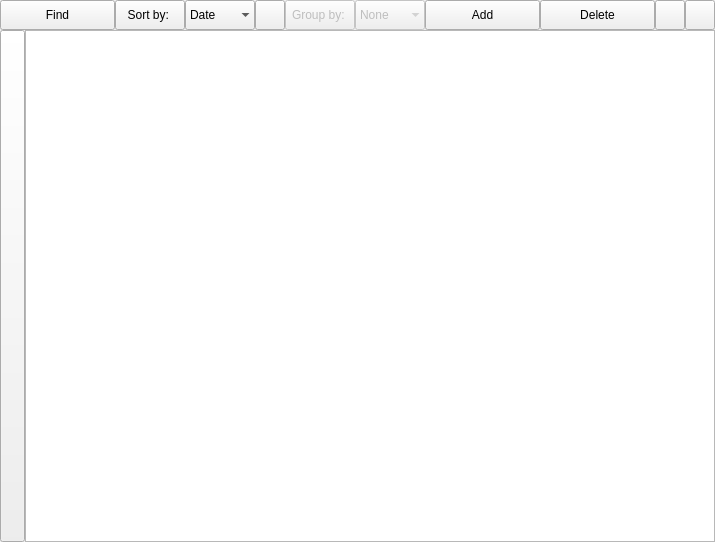
<?xml version="1.0" encoding="UTF-8"?>
<ui version="4.0">
 <class>LibraryLayout</class>
 <widget class="QWidget" name="LibraryLayout">
  <property name="geometry">
   <rect>
    <x>0</x>
    <y>0</y>
    <width>715</width>
    <height>542</height>
   </rect>
  </property>
  <property name="windowTitle">
   <string>Form</string>
  </property>
  <layout class="QVBoxLayout" name="VLayout" stretch="0,0">
   <property name="spacing">
    <number>0</number>
   </property>
   <property name="leftMargin">
    <number>0</number>
   </property>
   <property name="topMargin">
    <number>0</number>
   </property>
   <property name="rightMargin">
    <number>0</number>
   </property>
   <property name="bottomMargin">
    <number>0</number>
   </property>
   <item>
    <layout class="QHBoxLayout" name="LibraryButtons" stretch="2,1,1,0,1,1,2,2,0,0">
     <property name="spacing">
      <number>0</number>
     </property>
     <property name="sizeConstraint">
      <enum>QLayout::SetMinimumSize</enum>
     </property>
     <property name="topMargin">
      <number>0</number>
     </property>
     <item>
      <widget class="QPushButton" name="_Find">
       <property name="sizePolicy">
        <sizepolicy hsizetype="Preferred" vsizetype="Fixed">
         <horstretch>0</horstretch>
         <verstretch>0</verstretch>
        </sizepolicy>
       </property>
       <property name="minimumSize">
        <size>
         <width>70</width>
         <height>30</height>
        </size>
       </property>
       <property name="maximumSize">
        <size>
         <width>16777215</width>
         <height>30</height>
        </size>
       </property>
       <property name="text">
        <string>Find</string>
       </property>
       <property name="checkable">
        <bool>true</bool>
       </property>
      </widget>
     </item>
     <item>
      <widget class="QPushButton" name="_Sort">
       <property name="minimumSize">
        <size>
         <width>70</width>
         <height>30</height>
        </size>
       </property>
       <property name="maximumSize">
        <size>
         <width>16777215</width>
         <height>30</height>
        </size>
       </property>
       <property name="styleSheet">
        <string notr="true"/>
       </property>
       <property name="text">
        <string>Sort by: </string>
       </property>
      </widget>
     </item>
     <item>
      <widget class="QComboBox" name="_SortBox">
       <property name="minimumSize">
        <size>
         <width>70</width>
         <height>30</height>
        </size>
       </property>
       <property name="styleSheet">
        <string notr="true"/>
       </property>
       <property name="insertPolicy">
        <enum>QComboBox::InsertAtTop</enum>
       </property>
       <property name="sizeAdjustPolicy">
        <enum>QComboBox::AdjustToContents</enum>
       </property>
       <property name="iconSize">
        <size>
         <width>0</width>
         <height>0</height>
        </size>
       </property>
       <property name="frame">
        <bool>false</bool>
       </property>
       <item>
        <property name="text">
         <string>Date</string>
        </property>
       </item>
       <item>
        <property name="text">
         <string>Author</string>
        </property>
       </item>
       <item>
        <property name="text">
         <string>Title</string>
        </property>
       </item>
       <item>
        <property name="text">
         <string>Progress</string>
        </property>
       </item>
      </widget>
     </item>
     <item>
      <widget class="QPushButton" name="_SortDirection">
       <property name="minimumSize">
        <size>
         <width>30</width>
         <height>30</height>
        </size>
       </property>
       <property name="maximumSize">
        <size>
         <width>30</width>
         <height>30</height>
        </size>
       </property>
       <property name="text">
        <string/>
       </property>
       <property name="checkable">
        <bool>true</bool>
       </property>
      </widget>
     </item>
     <item>
      <widget class="QPushButton" name="_Group">
       <property name="enabled">
        <bool>false</bool>
       </property>
       <property name="minimumSize">
        <size>
         <width>70</width>
         <height>30</height>
        </size>
       </property>
       <property name="maximumSize">
        <size>
         <width>16777215</width>
         <height>30</height>
        </size>
       </property>
       <property name="text">
        <string>Group by: </string>
       </property>
      </widget>
     </item>
     <item>
      <widget class="QComboBox" name="_GroupBox">
       <property name="enabled">
        <bool>false</bool>
       </property>
       <property name="minimumSize">
        <size>
         <width>70</width>
         <height>30</height>
        </size>
       </property>
       <property name="styleSheet">
        <string notr="true"/>
       </property>
       <property name="insertPolicy">
        <enum>QComboBox::InsertAtTop</enum>
       </property>
       <property name="sizeAdjustPolicy">
        <enum>QComboBox::AdjustToContents</enum>
       </property>
       <property name="frame">
        <bool>false</bool>
       </property>
       <item>
        <property name="text">
         <string>None</string>
        </property>
       </item>
       <item>
        <property name="text">
         <string>Author</string>
        </property>
       </item>
       <item>
        <property name="text">
         <string>Title</string>
        </property>
       </item>
       <item>
        <property name="text">
         <string>Genre</string>
        </property>
       </item>
       <item>
        <property name="text">
         <string>Book series</string>
        </property>
       </item>
      </widget>
     </item>
     <item>
      <widget class="QPushButton" name="_AddBooks">
       <property name="sizePolicy">
        <sizepolicy hsizetype="Preferred" vsizetype="Fixed">
         <horstretch>0</horstretch>
         <verstretch>0</verstretch>
        </sizepolicy>
       </property>
       <property name="minimumSize">
        <size>
         <width>70</width>
         <height>30</height>
        </size>
       </property>
       <property name="maximumSize">
        <size>
         <width>16777215</width>
         <height>30</height>
        </size>
       </property>
       <property name="text">
        <string>Add</string>
       </property>
      </widget>
     </item>
     <item>
      <widget class="QPushButton" name="_Delete">
       <property name="sizePolicy">
        <sizepolicy hsizetype="Preferred" vsizetype="Fixed">
         <horstretch>0</horstretch>
         <verstretch>0</verstretch>
        </sizepolicy>
       </property>
       <property name="minimumSize">
        <size>
         <width>70</width>
         <height>30</height>
        </size>
       </property>
       <property name="maximumSize">
        <size>
         <width>16777215</width>
         <height>30</height>
        </size>
       </property>
       <property name="text">
        <string>Delete</string>
       </property>
      </widget>
     </item>
     <item>
      <widget class="QPushButton" name="_Downscale">
       <property name="minimumSize">
        <size>
         <width>30</width>
         <height>30</height>
        </size>
       </property>
       <property name="maximumSize">
        <size>
         <width>30</width>
         <height>30</height>
        </size>
       </property>
       <property name="text">
        <string notr="true"/>
       </property>
       <property name="shortcut">
        <string notr="true"/>
       </property>
      </widget>
     </item>
     <item>
      <widget class="QPushButton" name="_ChangeViewMode">
       <property name="minimumSize">
        <size>
         <width>30</width>
         <height>30</height>
        </size>
       </property>
       <property name="maximumSize">
        <size>
         <width>30</width>
         <height>30</height>
        </size>
       </property>
       <property name="text">
        <string notr="true"/>
       </property>
       <property name="shortcut">
        <string notr="true"/>
       </property>
       <property name="checkable">
        <bool>true</bool>
       </property>
      </widget>
     </item>
    </layout>
   </item>
   <item>
    <layout class="QHBoxLayout" name="horizontalLayout">
     <property name="spacing">
      <number>0</number>
     </property>
     <property name="leftMargin">
      <number>0</number>
     </property>
     <property name="bottomMargin">
      <number>0</number>
     </property>
     <item>
      <widget class="QPushButton" name="ShowButton">
       <property name="sizePolicy">
        <sizepolicy hsizetype="Minimum" vsizetype="Expanding">
         <horstretch>0</horstretch>
         <verstretch>0</verstretch>
        </sizepolicy>
       </property>
       <property name="minimumSize">
        <size>
         <width>25</width>
         <height>0</height>
        </size>
       </property>
       <property name="maximumSize">
        <size>
         <width>25</width>
         <height>16777215</height>
        </size>
       </property>
       <property name="text">
        <string notr="true"/>
       </property>
       <property name="checkable">
        <bool>true</bool>
       </property>
      </widget>
     </item>
     <item>
      <widget class="LibraryView" name="Library_View"/>
     </item>
    </layout>
   </item>
  </layout>
 </widget>
 <customwidgets>
  <customwidget>
   <class>LibraryView</class>
   <extends>QListView</extends>
   <header>library_view.h</header>
  </customwidget>
 </customwidgets>
 <resources/>
 <connections/>
</ui>
